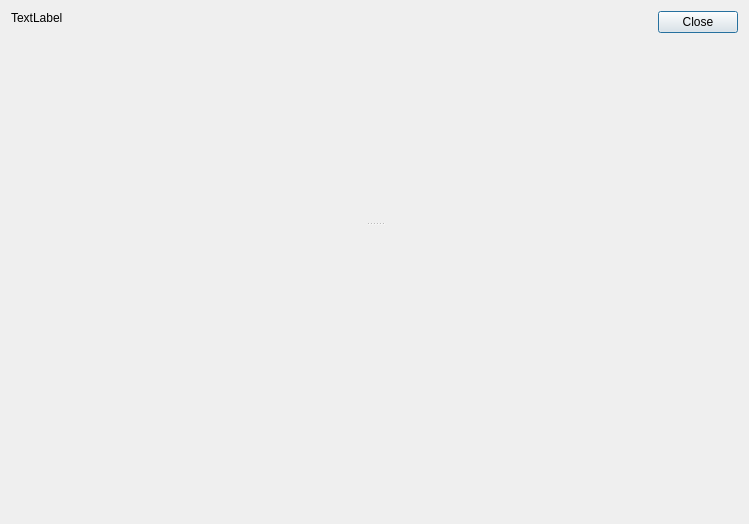
<?xml version="1.0" encoding="UTF-8"?>
<ui version="4.0">
 <class>IQCADExceptionDisplayDialog</class>
 <widget class="QDialog" name="IQCADExceptionDisplayDialog">
  <property name="geometry">
   <rect>
    <x>0</x>
    <y>0</y>
    <width>749</width>
    <height>524</height>
   </rect>
  </property>
  <property name="windowTitle">
   <string>Error</string>
  </property>
  <layout class="QVBoxLayout" name="verticalLayout">
   <item>
    <widget class="QSplitter" name="splitter">
     <property name="orientation">
      <enum>Qt::Vertical</enum>
     </property>
     <widget class="QWidget" name="layoutWidget">
      <layout class="QHBoxLayout" name="horizontalLayout">
       <item>
        <widget class="QLabel" name="message">
         <property name="text">
          <string>TextLabel</string>
         </property>
         <property name="alignment">
          <set>Qt::AlignLeading|Qt::AlignLeft|Qt::AlignTop</set>
         </property>
        </widget>
       </item>
       <item>
        <widget class="QDialogButtonBox" name="buttonBox">
         <property name="orientation">
          <enum>Qt::Vertical</enum>
         </property>
         <property name="standardButtons">
          <set>QDialogButtonBox::Close</set>
         </property>
        </widget>
       </item>
      </layout>
     </widget>
     <widget class="QWidget" name="display" native="true"/>
    </widget>
   </item>
  </layout>
 </widget>
 <resources/>
 <connections>
  <connection>
   <sender>buttonBox</sender>
   <signal>accepted()</signal>
   <receiver>IQCADExceptionDisplayDialog</receiver>
   <slot>accept()</slot>
   <hints>
    <hint type="sourcelabel">
     <x>248</x>
     <y>254</y>
    </hint>
    <hint type="destinationlabel">
     <x>157</x>
     <y>274</y>
    </hint>
   </hints>
  </connection>
  <connection>
   <sender>buttonBox</sender>
   <signal>rejected()</signal>
   <receiver>IQCADExceptionDisplayDialog</receiver>
   <slot>reject()</slot>
   <hints>
    <hint type="sourcelabel">
     <x>316</x>
     <y>260</y>
    </hint>
    <hint type="destinationlabel">
     <x>286</x>
     <y>274</y>
    </hint>
   </hints>
  </connection>
 </connections>
</ui>
